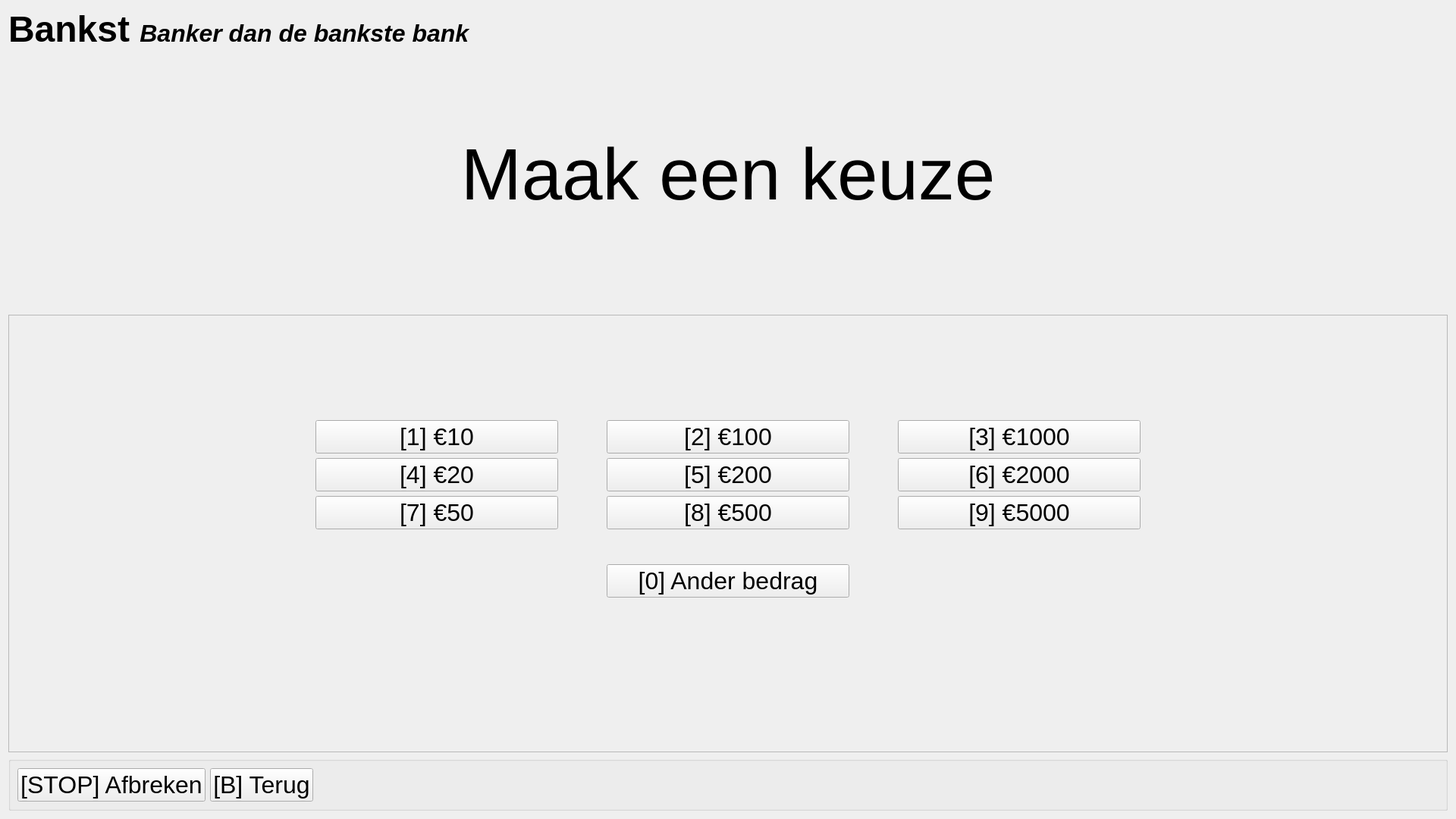
<?xml version="1.0" encoding="UTF-8"?>
<ui version="4.0">
 <class>ScreenWithdrawSelection</class>
 <widget class="QWidget" name="ScreenWithdrawSelection">
  <property name="geometry">
   <rect>
    <x>0</x>
    <y>0</y>
    <width>1920</width>
    <height>1080</height>
   </rect>
  </property>
  <property name="minimumSize">
   <size>
    <width>1920</width>
    <height>1080</height>
   </size>
  </property>
  <property name="maximumSize">
   <size>
    <width>1920</width>
    <height>1080</height>
   </size>
  </property>
  <property name="contextMenuPolicy">
   <enum>Qt::NoContextMenu</enum>
  </property>
  <property name="windowTitle">
   <string>Form</string>
  </property>
  <layout class="QVBoxLayout" name="verticalLayout">
   <item>
    <widget class="QLabel" name="name">
     <property name="sizePolicy">
      <sizepolicy hsizetype="Minimum" vsizetype="Minimum">
       <horstretch>0</horstretch>
       <verstretch>0</verstretch>
      </sizepolicy>
     </property>
     <property name="maximumSize">
      <size>
       <width>16777215</width>
       <height>54</height>
      </size>
     </property>
     <property name="font">
      <font>
       <pointsize>36</pointsize>
       <weight>75</weight>
       <bold>true</bold>
      </font>
     </property>
     <property name="text">
      <string>&lt;html&gt;&lt;head/&gt;&lt;body&gt;&lt;p&gt;&lt;span style=&quot; font-size:36pt; font-weight:600;&quot;&gt;Bankst &lt;/span&gt;&lt;span style=&quot; font-size:24pt; font-weight:600; font-style:italic;&quot; align=&quot;right&quot;&gt;Banker dan de bankste bank&lt;/span&gt;&lt;/p&gt;&lt;/body&gt;&lt;/html&gt;</string>
     </property>
    </widget>
   </item>
   <item>
    <spacer name="verticalSpacer">
     <property name="orientation">
      <enum>Qt::Vertical</enum>
     </property>
     <property name="sizeType">
      <enum>QSizePolicy::Fixed</enum>
     </property>
     <property name="sizeHint" stdset="0">
      <size>
       <width>20</width>
       <height>96</height>
      </size>
     </property>
    </spacer>
   </item>
   <item>
    <widget class="QFrame" name="frame_5">
     <property name="sizePolicy">
      <sizepolicy hsizetype="Preferred" vsizetype="Maximum">
       <horstretch>0</horstretch>
       <verstretch>0</verstretch>
      </sizepolicy>
     </property>
     <property name="frameShape">
      <enum>QFrame::NoFrame</enum>
     </property>
     <property name="frameShadow">
      <enum>QFrame::Plain</enum>
     </property>
     <layout class="QVBoxLayout" name="verticalLayout_5">
      <item>
       <widget class="QLabel" name="title">
        <property name="font">
         <font>
          <pointsize>72</pointsize>
         </font>
        </property>
        <property name="text">
         <string>Maak een keuze</string>
        </property>
        <property name="alignment">
         <set>Qt::AlignBottom|Qt::AlignHCenter</set>
        </property>
       </widget>
      </item>
      <item>
       <widget class="QLabel" name="subTitle">
        <property name="font">
         <font>
          <pointsize>36</pointsize>
         </font>
        </property>
        <property name="text">
         <string/>
        </property>
        <property name="alignment">
         <set>Qt::AlignHCenter|Qt::AlignTop</set>
        </property>
       </widget>
      </item>
      <item>
       <widget class="QLabel" name="error">
        <property name="font">
         <font>
          <pointsize>32</pointsize>
          <underline>true</underline>
         </font>
        </property>
        <property name="styleSheet">
         <string notr="true">QLabel {
	color: rgb(255, 0, 0);
}</string>
        </property>
        <property name="text">
         <string/>
        </property>
        <property name="alignment">
         <set>Qt::AlignCenter</set>
        </property>
       </widget>
      </item>
     </layout>
    </widget>
   </item>
   <item>
    <widget class="QFrame" name="frame">
     <property name="frameShape">
      <enum>QFrame::StyledPanel</enum>
     </property>
     <property name="frameShadow">
      <enum>QFrame::Raised</enum>
     </property>
     <layout class="QHBoxLayout" name="horizontalLayout_2">
      <item>
       <spacer name="horizontalSpacer_4">
        <property name="orientation">
         <enum>Qt::Horizontal</enum>
        </property>
        <property name="sizeHint" stdset="0">
         <size>
          <width>40</width>
          <height>20</height>
         </size>
        </property>
       </spacer>
      </item>
      <item>
       <widget class="QFrame" name="frame_2">
        <property name="frameShape">
         <enum>QFrame::NoFrame</enum>
        </property>
        <property name="frameShadow">
         <enum>QFrame::Plain</enum>
        </property>
        <layout class="QVBoxLayout" name="verticalLayout_2">
         <item>
          <spacer name="verticalSpacer_5">
           <property name="orientation">
            <enum>Qt::Vertical</enum>
           </property>
           <property name="sizeType">
            <enum>QSizePolicy::Fixed</enum>
           </property>
           <property name="sizeHint" stdset="0">
            <size>
             <width>20</width>
             <height>120</height>
            </size>
           </property>
          </spacer>
         </item>
         <item>
          <widget class="QPushButton" name="moneyButton10">
           <property name="font">
            <font>
             <pointsize>24</pointsize>
            </font>
           </property>
           <property name="text">
            <string>[1] €10</string>
           </property>
          </widget>
         </item>
         <item>
          <widget class="QPushButton" name="moneyButton20">
           <property name="font">
            <font>
             <pointsize>24</pointsize>
            </font>
           </property>
           <property name="text">
            <string>[4] €20</string>
           </property>
          </widget>
         </item>
         <item>
          <widget class="QPushButton" name="moneyButton50">
           <property name="font">
            <font>
             <pointsize>24</pointsize>
            </font>
           </property>
           <property name="text">
            <string>[7] €50</string>
           </property>
          </widget>
         </item>
         <item>
          <spacer name="verticalSpacer_2">
           <property name="orientation">
            <enum>Qt::Vertical</enum>
           </property>
           <property name="sizeType">
            <enum>QSizePolicy::Expanding</enum>
           </property>
           <property name="sizeHint" stdset="0">
            <size>
             <width>20</width>
             <height>40</height>
            </size>
           </property>
          </spacer>
         </item>
         <item>
          <spacer name="horizontalSpacer_3">
           <property name="orientation">
            <enum>Qt::Horizontal</enum>
           </property>
           <property name="sizeType">
            <enum>QSizePolicy::Fixed</enum>
           </property>
           <property name="sizeHint" stdset="0">
            <size>
             <width>320</width>
             <height>20</height>
            </size>
           </property>
          </spacer>
         </item>
        </layout>
       </widget>
      </item>
      <item>
       <spacer name="horizontalSpacer_7">
        <property name="orientation">
         <enum>Qt::Horizontal</enum>
        </property>
        <property name="sizeType">
         <enum>QSizePolicy::Minimum</enum>
        </property>
        <property name="sizeHint" stdset="0">
         <size>
          <width>40</width>
          <height>20</height>
         </size>
        </property>
       </spacer>
      </item>
      <item>
       <widget class="QFrame" name="frame_4">
        <property name="frameShape">
         <enum>QFrame::NoFrame</enum>
        </property>
        <property name="frameShadow">
         <enum>QFrame::Plain</enum>
        </property>
        <layout class="QVBoxLayout" name="verticalLayout_4">
         <item>
          <spacer name="verticalSpacer_9">
           <property name="orientation">
            <enum>Qt::Vertical</enum>
           </property>
           <property name="sizeType">
            <enum>QSizePolicy::Fixed</enum>
           </property>
           <property name="sizeHint" stdset="0">
            <size>
             <width>20</width>
             <height>120</height>
            </size>
           </property>
          </spacer>
         </item>
         <item>
          <widget class="QPushButton" name="moneyButton100">
           <property name="font">
            <font>
             <pointsize>24</pointsize>
            </font>
           </property>
           <property name="text">
            <string>[2] €100</string>
           </property>
          </widget>
         </item>
         <item>
          <widget class="QPushButton" name="moneyButton200">
           <property name="font">
            <font>
             <pointsize>24</pointsize>
            </font>
           </property>
           <property name="text">
            <string>[5] €200</string>
           </property>
          </widget>
         </item>
         <item>
          <widget class="QPushButton" name="moneyButton500">
           <property name="font">
            <font>
             <pointsize>24</pointsize>
            </font>
           </property>
           <property name="text">
            <string>[8] €500</string>
           </property>
          </widget>
         </item>
         <item>
          <spacer name="verticalSpacer_15">
           <property name="orientation">
            <enum>Qt::Vertical</enum>
           </property>
           <property name="sizeType">
            <enum>QSizePolicy::Preferred</enum>
           </property>
           <property name="sizeHint" stdset="0">
            <size>
             <width>20</width>
             <height>40</height>
            </size>
           </property>
          </spacer>
         </item>
         <item>
          <widget class="QPushButton" name="customButton">
           <property name="font">
            <font>
             <pointsize>24</pointsize>
            </font>
           </property>
           <property name="text">
            <string>[0] Ander bedrag</string>
           </property>
          </widget>
         </item>
         <item>
          <spacer name="verticalSpacer_8">
           <property name="orientation">
            <enum>Qt::Vertical</enum>
           </property>
           <property name="sizeType">
            <enum>QSizePolicy::Expanding</enum>
           </property>
           <property name="sizeHint" stdset="0">
            <size>
             <width>20</width>
             <height>117</height>
            </size>
           </property>
          </spacer>
         </item>
         <item>
          <spacer name="horizontalSpacer_2">
           <property name="orientation">
            <enum>Qt::Horizontal</enum>
           </property>
           <property name="sizeType">
            <enum>QSizePolicy::Fixed</enum>
           </property>
           <property name="sizeHint" stdset="0">
            <size>
             <width>320</width>
             <height>20</height>
            </size>
           </property>
          </spacer>
         </item>
        </layout>
       </widget>
      </item>
      <item>
       <spacer name="horizontalSpacer_8">
        <property name="orientation">
         <enum>Qt::Horizontal</enum>
        </property>
        <property name="sizeType">
         <enum>QSizePolicy::Minimum</enum>
        </property>
        <property name="sizeHint" stdset="0">
         <size>
          <width>40</width>
          <height>20</height>
         </size>
        </property>
       </spacer>
      </item>
      <item>
       <widget class="QFrame" name="frame_3">
        <property name="frameShape">
         <enum>QFrame::NoFrame</enum>
        </property>
        <property name="frameShadow">
         <enum>QFrame::Plain</enum>
        </property>
        <layout class="QVBoxLayout" name="verticalLayout_3">
         <item>
          <spacer name="verticalSpacer_12">
           <property name="orientation">
            <enum>Qt::Vertical</enum>
           </property>
           <property name="sizeType">
            <enum>QSizePolicy::Fixed</enum>
           </property>
           <property name="sizeHint" stdset="0">
            <size>
             <width>20</width>
             <height>120</height>
            </size>
           </property>
          </spacer>
         </item>
         <item>
          <widget class="QPushButton" name="moneyButton1000">
           <property name="font">
            <font>
             <pointsize>24</pointsize>
            </font>
           </property>
           <property name="text">
            <string>[3] €1000</string>
           </property>
          </widget>
         </item>
         <item>
          <widget class="QPushButton" name="moneyButton2000">
           <property name="font">
            <font>
             <pointsize>24</pointsize>
            </font>
           </property>
           <property name="text">
            <string>[6] €2000</string>
           </property>
          </widget>
         </item>
         <item>
          <widget class="QPushButton" name="moneyButton5000">
           <property name="font">
            <font>
             <pointsize>24</pointsize>
            </font>
           </property>
           <property name="text">
            <string>[9] €5000</string>
           </property>
          </widget>
         </item>
         <item>
          <spacer name="verticalSpacer_4">
           <property name="orientation">
            <enum>Qt::Vertical</enum>
           </property>
           <property name="sizeType">
            <enum>QSizePolicy::Expanding</enum>
           </property>
           <property name="sizeHint" stdset="0">
            <size>
             <width>20</width>
             <height>230</height>
            </size>
           </property>
          </spacer>
         </item>
         <item>
          <spacer name="horizontalSpacer_6">
           <property name="orientation">
            <enum>Qt::Horizontal</enum>
           </property>
           <property name="sizeType">
            <enum>QSizePolicy::Fixed</enum>
           </property>
           <property name="sizeHint" stdset="0">
            <size>
             <width>320</width>
             <height>20</height>
            </size>
           </property>
          </spacer>
         </item>
        </layout>
       </widget>
      </item>
      <item>
       <spacer name="horizontalSpacer_5">
        <property name="orientation">
         <enum>Qt::Horizontal</enum>
        </property>
        <property name="sizeHint" stdset="0">
         <size>
          <width>40</width>
          <height>20</height>
         </size>
        </property>
       </spacer>
      </item>
     </layout>
    </widget>
   </item>
   <item>
    <widget class="QGroupBox" name="groupBox">
     <property name="sizePolicy">
      <sizepolicy hsizetype="Preferred" vsizetype="Minimum">
       <horstretch>0</horstretch>
       <verstretch>0</verstretch>
      </sizepolicy>
     </property>
     <property name="maximumSize">
      <size>
       <width>16777215</width>
       <height>77</height>
      </size>
     </property>
     <property name="title">
      <string/>
     </property>
     <layout class="QHBoxLayout" name="horizontalLayout">
      <item>
       <widget class="QPushButton" name="quitButton">
        <property name="font">
         <font>
          <pointsize>24</pointsize>
         </font>
        </property>
        <property name="text">
         <string>[STOP] Afbreken</string>
        </property>
       </widget>
      </item>
      <item>
       <widget class="QPushButton" name="backButton">
        <property name="font">
         <font>
          <pointsize>24</pointsize>
         </font>
        </property>
        <property name="text">
         <string>[B] Terug</string>
        </property>
       </widget>
      </item>
      <item>
       <spacer name="horizontalSpacer">
        <property name="orientation">
         <enum>Qt::Horizontal</enum>
        </property>
        <property name="sizeHint" stdset="0">
         <size>
          <width>40</width>
          <height>20</height>
         </size>
        </property>
       </spacer>
      </item>
     </layout>
    </widget>
   </item>
  </layout>
 </widget>
 <resources/>
 <connections/>
</ui>
